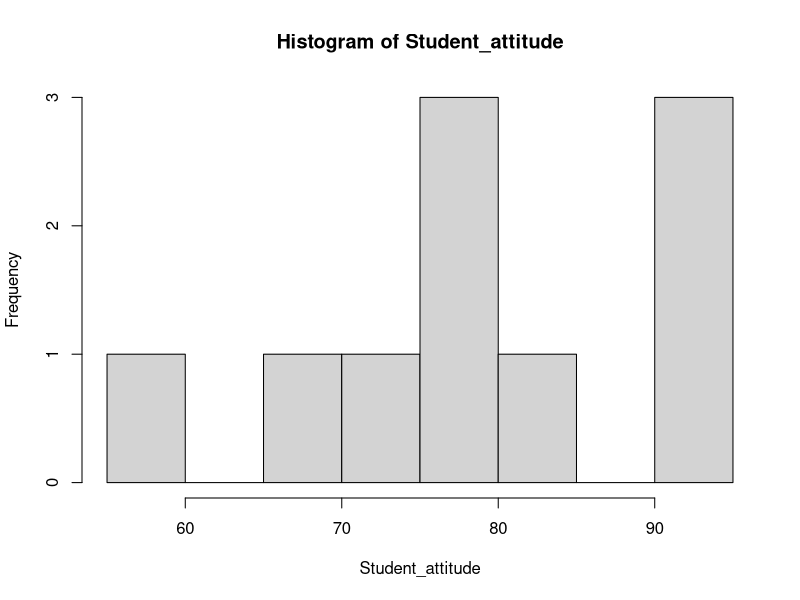
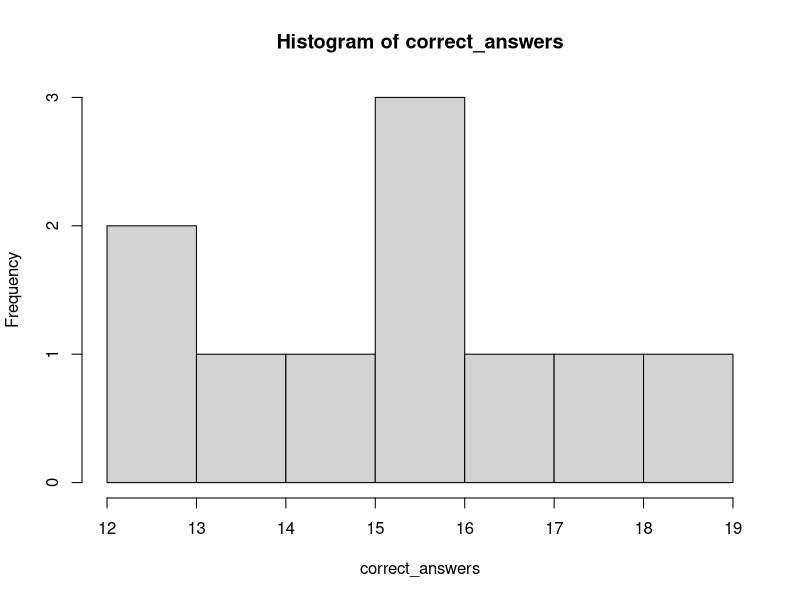
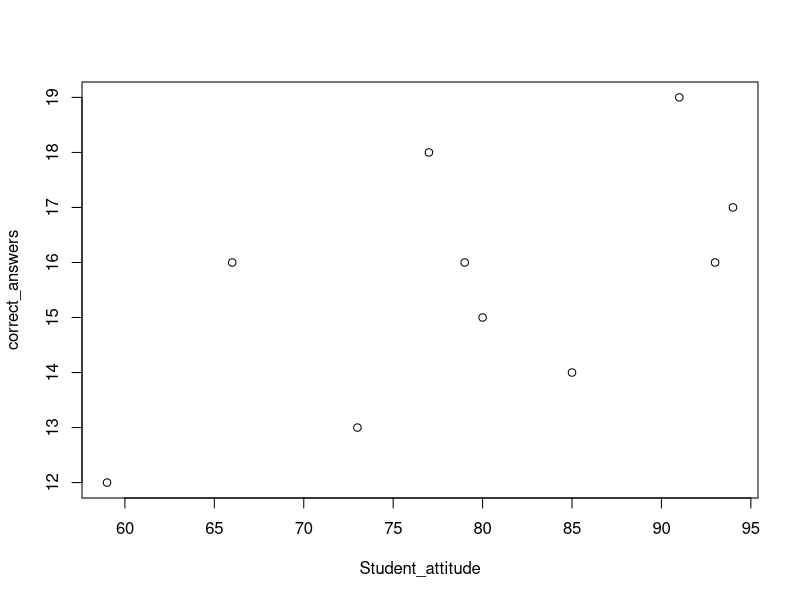
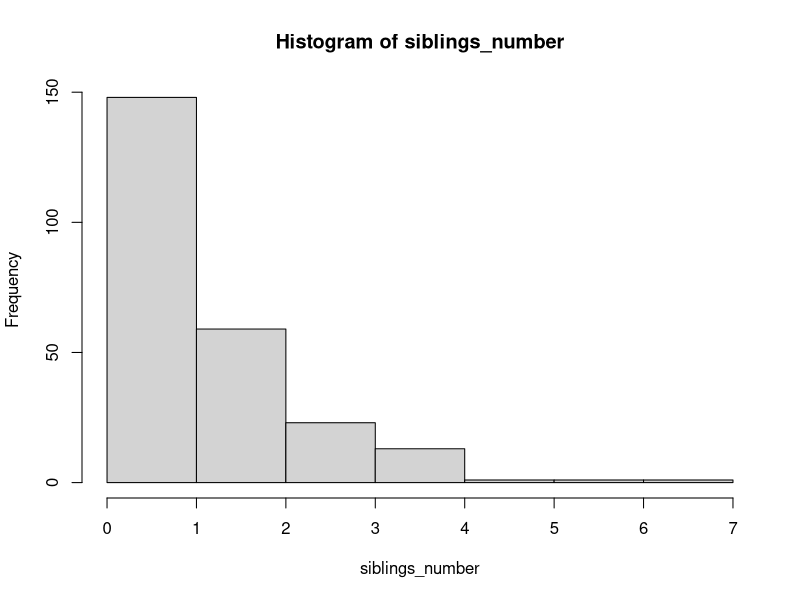
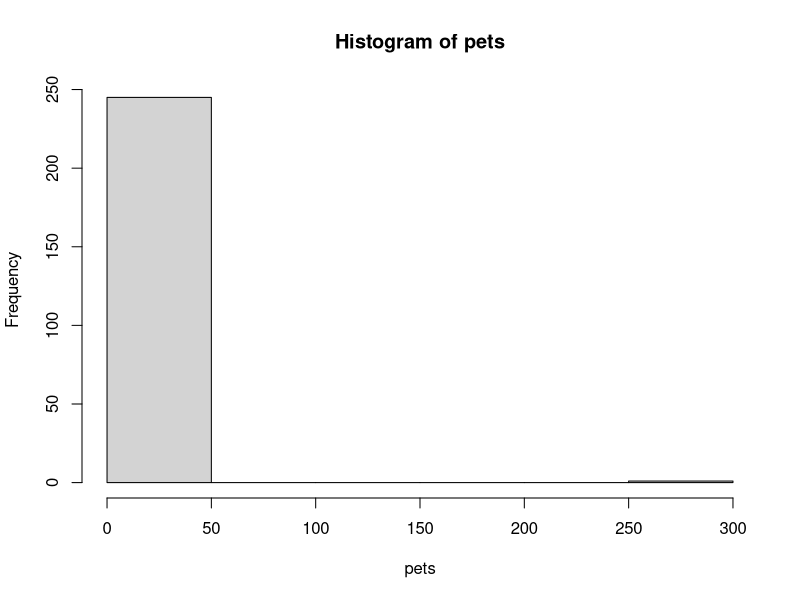
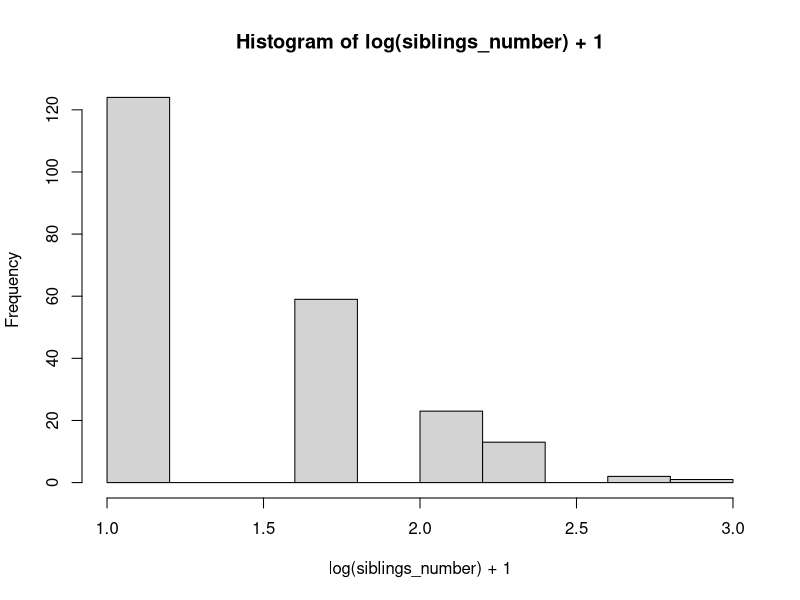
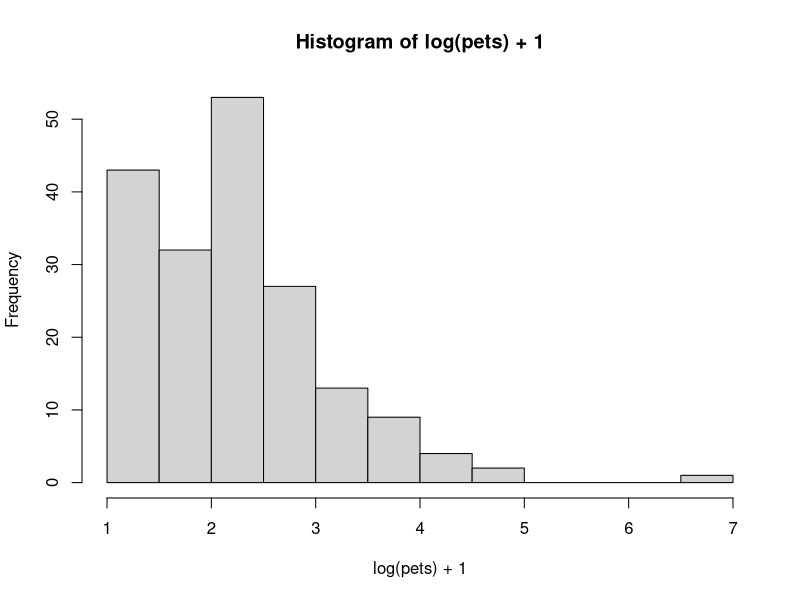
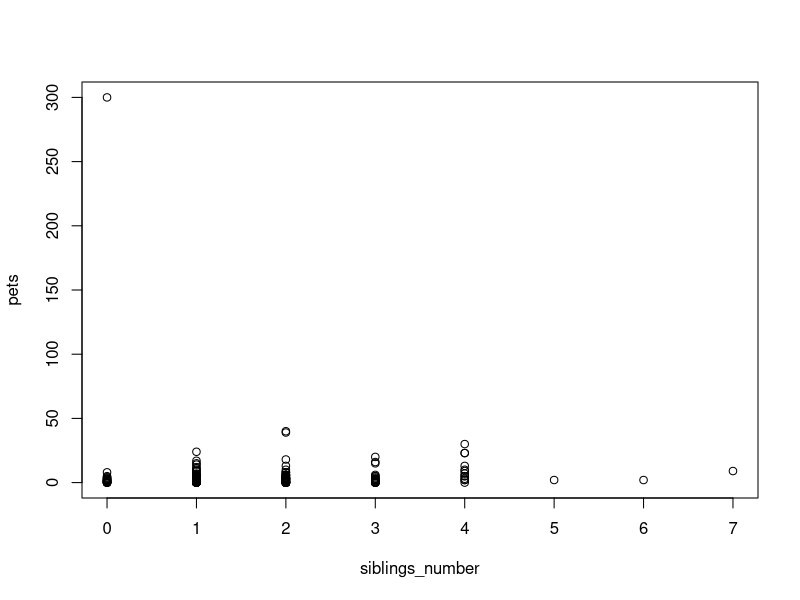

Write the R code that produced these figures, in order.
#Correlations
#first example from video "How to calculate Pearson's correlation by hand"
# defining / loading your data
Student_attitude <- c(94,73,59,80,93,85,66,79,77,91)
correct_answers <- c(17,13,12,15,16,14,16,16,18,19)

# Pearson's correlation coefficient
cor(Student_attitude,correct_answers)
#Correlation test statistic
cor.test(Student_attitude,correct_answers)
# Testing for normality
shapiro.test(Student_attitude)
shapiro.test(correct_answers)

hist(Student_attitude)
hist(correct_answers)
plot(Student_attitude,correct_answers)


###next load survey data from day 1
getwd( )
setwd("")
trivial<-read.csv("survey24_NA_out.csv",header=T, sep=",")

attach(trivial)
str(trivial)
View(trivial)

cor.test(siblings_number,pets)
hist(siblings_number)
hist(pets)
summary(siblings_number)
summary(pets)
#what is the logarithm of zero?
log(0)

hist(log(siblings_number)+1)
hist(log(pets)+1)
#ok, our data is not normally distributed let's try a Spearman rank correlation instead
?cor.test
cor.test(siblings_number,pets,method="spearman")
cor.test(siblings_number,pets,method="kendall")
plot(siblings_number,pets)
table(siblings_number)

sib2<-(siblings_number[pets<200])
pets2<-(pets[pets<200])
summary(sib2)
summary(pets2)
cor.test(sib2,pets2,method="spearman")
plot(sib2,pets2)
#find other variables in the survey data (trivial data) suitable for a correlation
str(trivial)
hist(Pinky)

#next data set
#load data
auto<-read.table("Automobile_R.txt",header=T)
attach(auto)
str(auto)
summary(auto)
#this shows the correlation coefficients for the entire data set (only possible if your data set contains only numbers)
cor(auto)
#let's correlate automobile width with length
cor.test(width,length)

#how does this look like?
plot(width,length)
#but are the two continuous variables normally distributed?
hist(width)
hist(length)
shapiro.test(width)
summary(width)
hist(log(width))



#if the data is not normally distributed there are two non-parametric rank correlations to choose from
cor.test(length,width,method="spearman")
cor.test(length,width,method="kendall")

#next wheel base (= horizontal distance between the centers of the front and rear wheels) and length
cor.test(wheel.base,length)
hist(wheel.base)
hist(length)
shapiro.test(wheel.base)
shapiro.test(length)
#find a continuous variable in this data set that is normally distributed based on the Shapiro test


